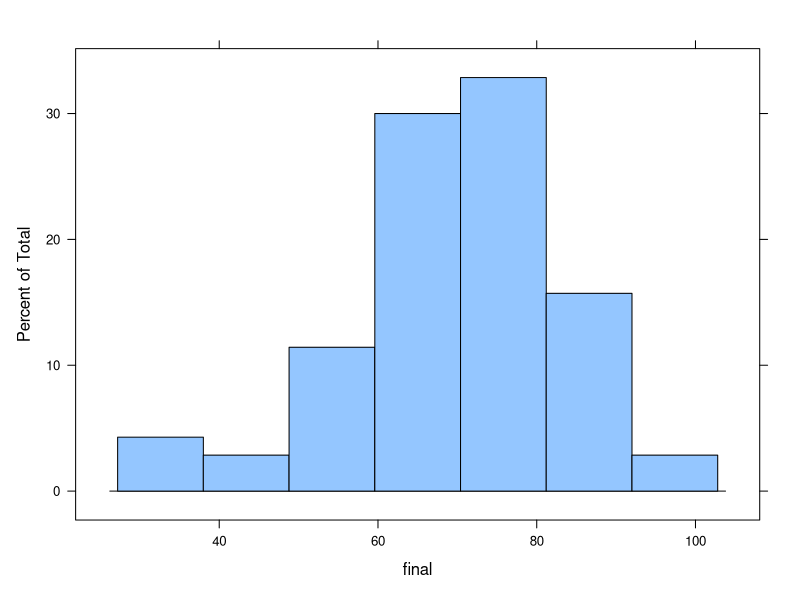
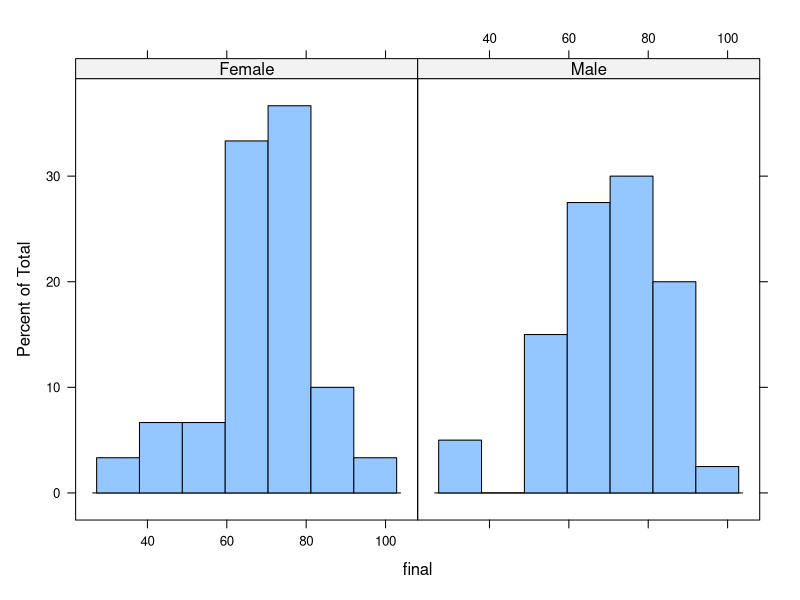
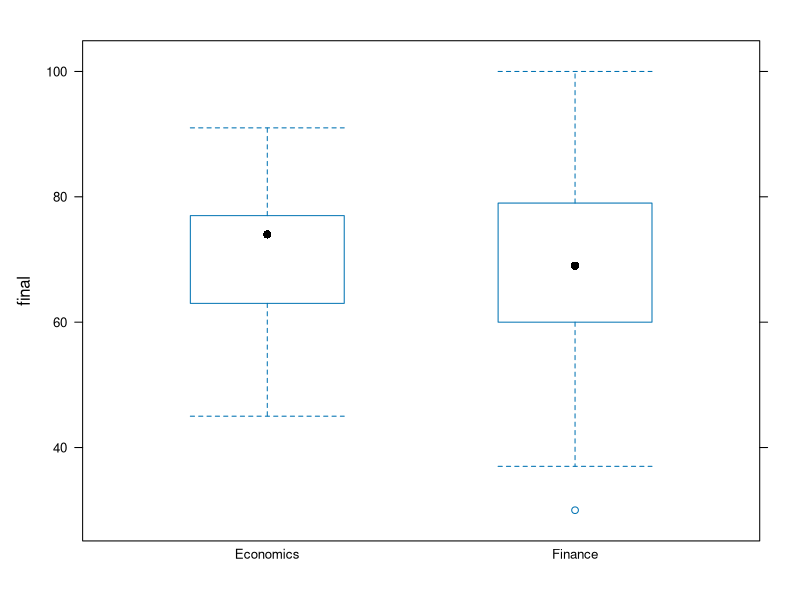
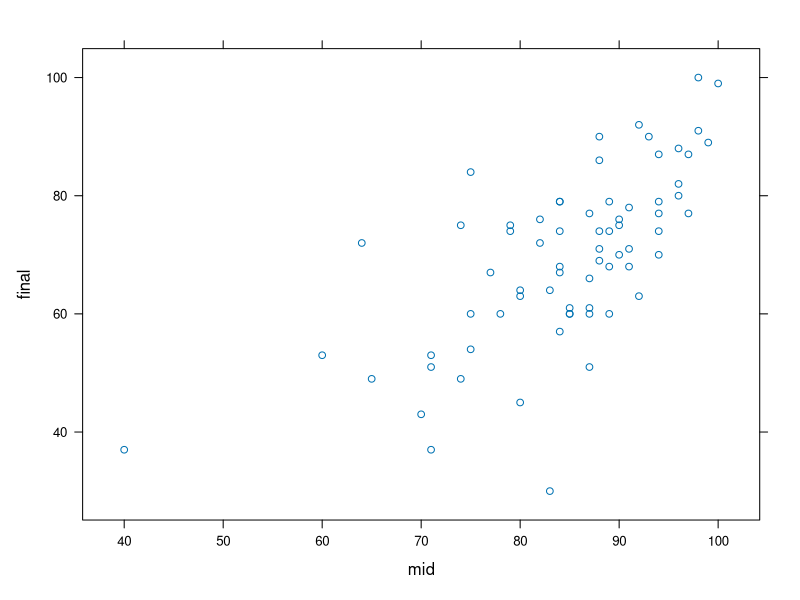

These figures' R source, in order:
## ---- chunk 1
# Load a dataset from a CSV file
exam <- read.csv("../dataset/exam.csv")

# View the data: each column is a random variable
head(exam)
## ---- chunk 2
summary(exam$overall)
## ---- chunk 3
library(lattice)

histogram(~final, exam)
## ---- chunk 4
histogram(~final | gender, exam)
## ---- chunk 5
bwplot(final ~ major, exam)
## ---- chunk 6
xyplot(final ~ mid, exam)
